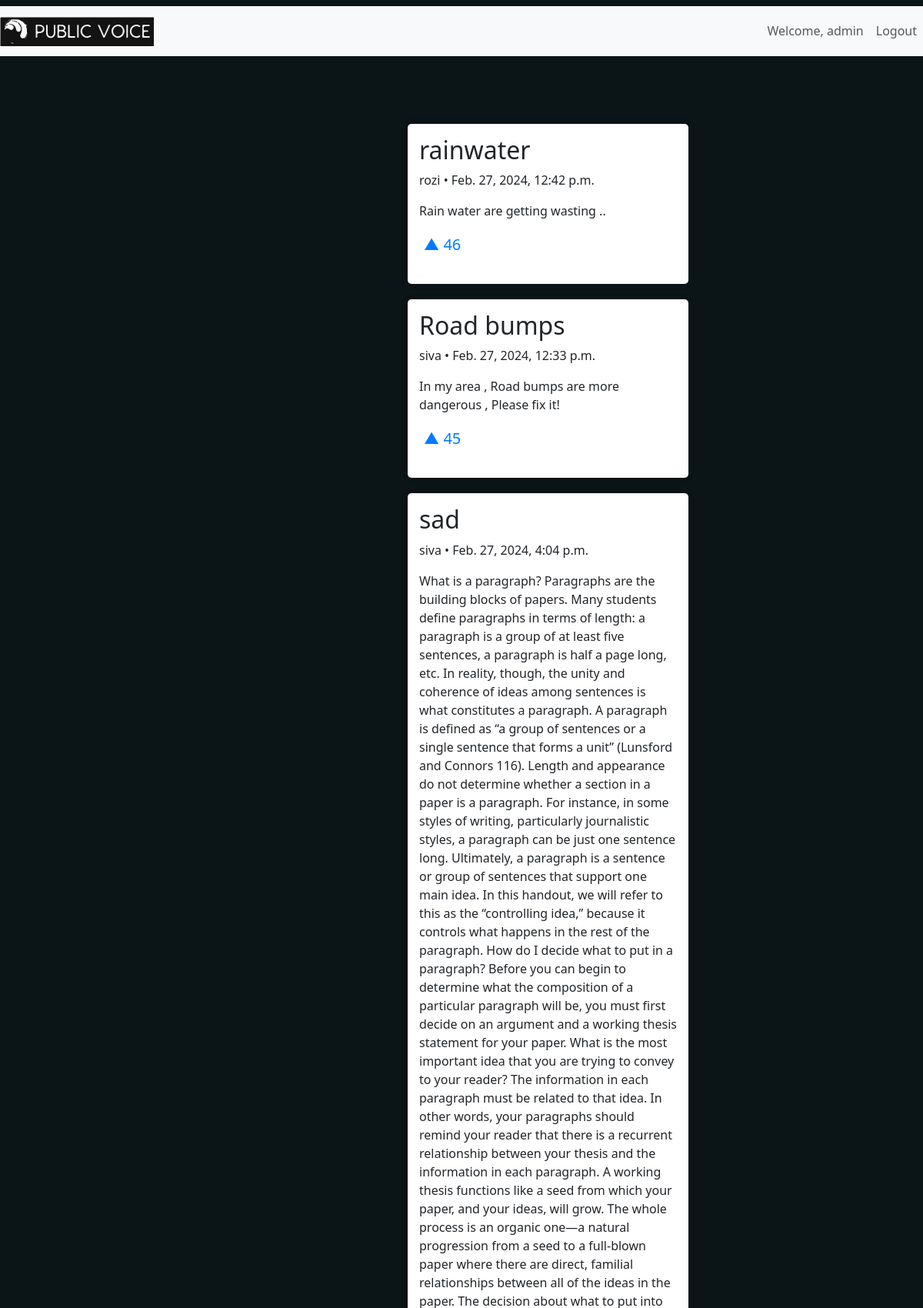
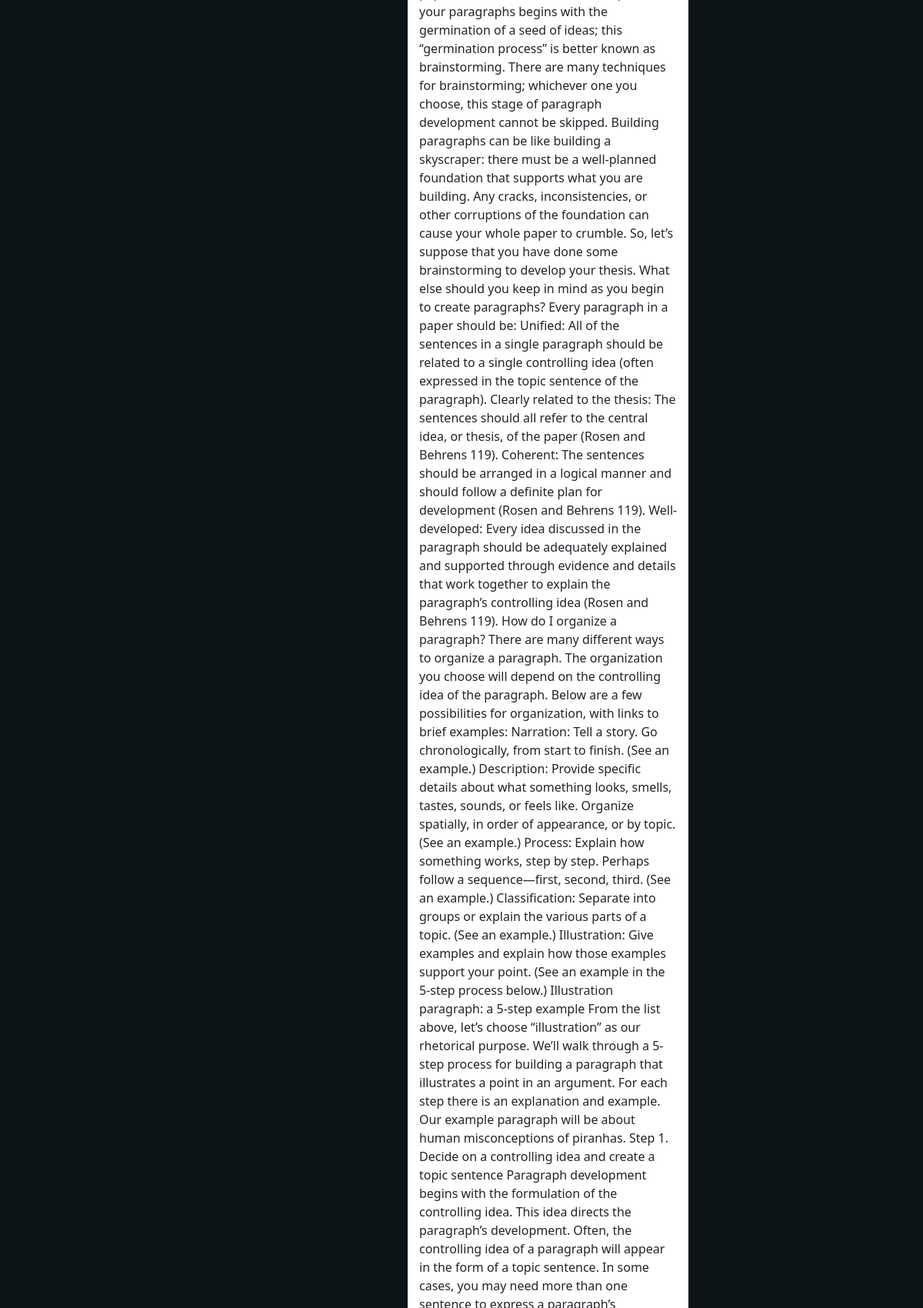
The app's page / (signed in, upper part) with its own data (2 pictures, top to bottom).
### home/models.py (models this page shows, shortened)
class post(models.Model):
    user = models.ForeignKey(User, related_name="posts", on_delete=models.CASCADE)
    title = models.CharField(max_length=100)
    content = models.TextField(max_length=1000)
    date_posted = models.DateTimeField(auto_now_add=True)
    upvotes = models.IntegerField(default=0)

### home/views.py (the view)
# urls.py: path('',views.home,name="home"),
def home(request):
    if request.method=="POST":
        post_id=request.POST.get("post_id")
        selected_post = get_object_or_404(post, pk=post_id)
        selected_post.upvote()
    posts=post.objects.order_by('-upvotes')
    return render(request,"home.html",{'posts':posts})

### home/templates/home.html (shortened to what this page needs)
{% extends "layout.html" %}
{% block content %}
    <div class="home-container">
        <div class="row">
            <div class="col-md-8">
                <div class="feed-container">
                    <div class="feed">
                        {% for post in posts %}
                            <div class="post-box">
                                <div class="post">
                                    <h2>{{ post.title }}</h2>
                                    <p>{{ post.user.username }} • {{ post.date_posted }}</p>
                                    <p>{{ post.content }}</p>
                                    <form action="{% url 'home' %}" method="post">
                                        <button type="submit" name="upvote" class="upvote-btn">&#9650;  {{ post.upvotes }}</button>
                                    </form>
                                </div>
                            </div>
                        {% endfor %}
                    </div>
                </div>
            </div>
        </div>
    </div>
{% endblock %}

### home/templates/layout.html (shortened to what this page needs)
{% load static %}
<!DOCTYPE html>
<html lang="en">
<head>
    <link rel="stylesheet" href="https://cdn.jsdelivr.net/npm/bootstrap@5.3.3/dist/css/bootstrap.min.css">
    <link rel="stylesheet" href="{% static 'style.css' %}">
</head>
<body>
    <div class="navbar">
        <nav class="navbar navbar-expand-lg navbar-light bg-light container-fluid">
            <a class="navbar-brand" href="{% url 'home' %}">
                <img src="{% static 'src/logob.svg' %}" alt="Logo" class="d-inline-block align-text-top" style="width: 200px; height: fit-content;" >
            </a>
                    <ul class="navbar-nav ml-auto">
                        {%if user.is_authenticated%}
                            <li class="nav-item">
                                <a class="nav-link" href="#">Welcome, {{user.username}}</a>
                            </li>
                            <li class="nav-item">
                                <a class="nav-link" href="{% url 'logout' %}">Logout</a>
                            </li>
                        {%else%}
                            <li class="nav-item">
                                <a class="nav-link" href="{% url 'user' %}">Login</a>
                            </li>
                        {%endif%}
                    </ul>
                </div>
        {% block content %}
        {% endblock %}
</body>
</html>

### home/static/style.css (style rules this page uses)
:root { --color-secondary-background-hover: #223237; --color-secondary-background-selected: #33464C; }
body { background-color: #0B1416; overflow-x: hidden; }
.navbar-brand img { width: 30px; height: 24px; }
.home-container { margin-left: 400px; }
.feed-container { max-height: calc(100vh - 150px); overflow-y: auto; display: flex; justify-content: center; align-items: flex-start; padding: 20px; margin-top: 50px; margin-left: 100px; }
body { background-color: #0B1416; }
.feed-container { max-height: calc(100vh - 150px); overflow-y: auto; display: flex; justify-content: center; align-items: flex-start; padding: 20px; margin-top: 50px; }
.feed { padding: 10px; }
.post { margin-bottom: 20px; }
.post-box { background-color: #ffffff; padding: 15px; margin-bottom: 20px; border-radius: 5px; box-shadow: 0 0 10px rgba(0, 0, 0, 0.1); }
.upvote-btn { background: none; border: none; font-size: 20px; color: #007bff; cursor: pointer; outline: none; }

### records on screen
post: title "rainwater", user.username "rozi", date_posted "Feb. 27, 2024, 12:42 p.m.", content "Rain water are getting wasting ..", upvotes "46"
post: title "Road bumps", user.username "siva", date_posted "Feb. 27, 2024, 12:33 p.m.", content "In my area , Road bumps are more dangerous , Please fix it!", upvotes "45"
post: title "sad", user.username "siva", date_posted "Feb. 27, 2024, 4:04 p.m."

### other values on screen
{{ user.username }} "admin"
